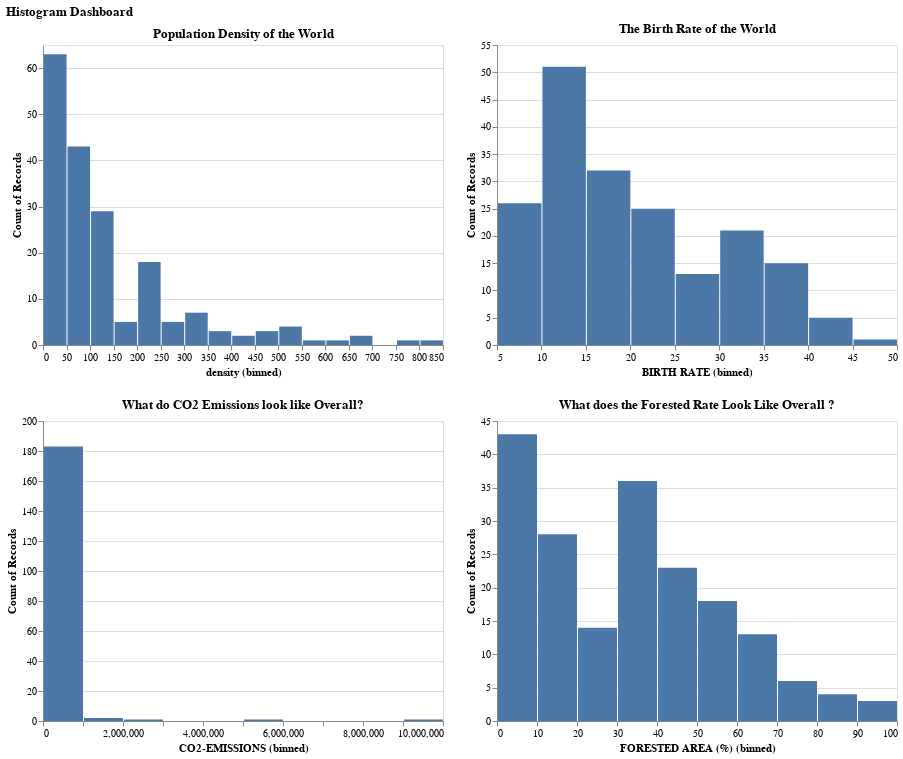

Source (notebook cell):
### Code cell
alt.vconcat(
    alt.hconcat(density_hist.properties(width=400, height=300), 
                birth_rate_hist.properties(width=400, height=300)),
    alt.hconcat(
        co2_hist.properties(width=400, height=300),
        fort_hist.properties(width=400, height=300)  # Set width and height as needed
    ),
    title='Histogram Dashboard'
).resolve_legend(
    color='independent'
).configure_axis(
    labelAngle=0
)

### Figure 1 — Vega-Lite specification as saved in the notebook (floating-point values rounded to 4 significant figures; data arrays with more than 128 entries replaced by an {"elided": "..."} marker saying what was removed)
{"config": {"view": {"continuousWidth": 300, "continuousHeight": 300}, "axis": {"labelAngle": 0}}, "vconcat": [{"hconcat": [{"mark": {"type": "bar"}, "encoding": {"x": {"bin": {"maxbins": 20}, "field": "density", "type": "quantitative"}, "y": {"aggregate": "count", "type": "quantitative"}}, "height": 300, "title": "Population Density of the World", "width": 400}, {"mark": {"type": "bar"}, "encoding": {"x": {"bin": {"maxbins": 12}, "field": "BIRTH RATE", "type": "quantitative"}, "y": {"aggregate": "count", "type": "quantitative"}}, "height": 300, "title": "The Birth Rate of the World", "width": 400}]}, {"hconcat": [{"mark": {"type": "bar"}, "encoding": {"x": {"bin": {"maxbins": 12}, "field": "CO2-EMISSIONS", "type": "quantitative"}, "y": {"aggregate": "count", "type": "quantitative"}}, "height": 300, "title": "What do CO2 Emissions look like Overall?", "width": 400}, {"mark": {"type": "bar"}, "encoding": {"x": {"bin": {"maxbins": 12}, "field": "FORESTED AREA (%)", "type": "quantitative"}, "y": {"aggregate": "count", "type": "quantitative"}}, "height": 300, "title": "What does the Forested Rate Look Like Overall ?", "width": 400}]}], "data": {"name": "data-9b841e4ad0aa65e2b34e80c950577798"}, "resolve": {"legend": {"color": "independent"}}, "title": "Histogram Dashboard", "$schema": "https://vega.github.io/schema/vega-lite/v5.8.0.json", "datasets": {"data-9b841e4ad0aa65e2b34e80c950577798": {"elided": "195 records"}}}
